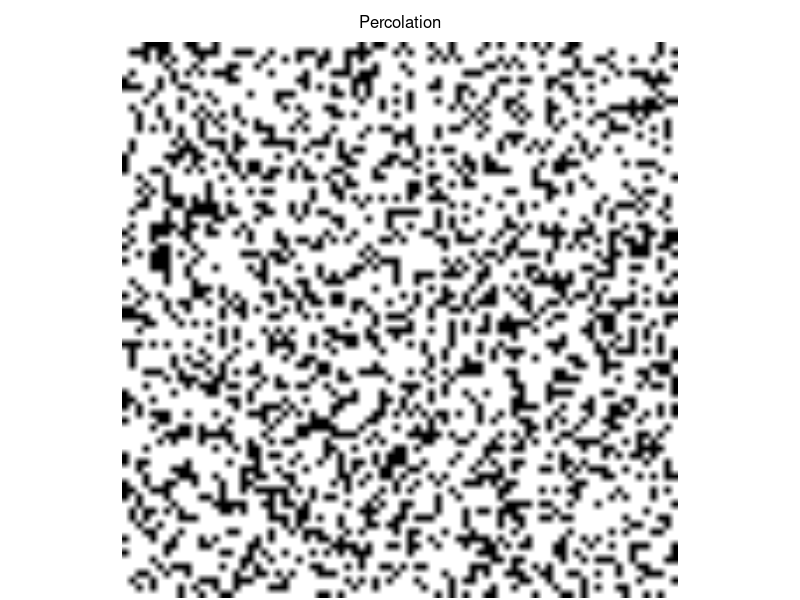
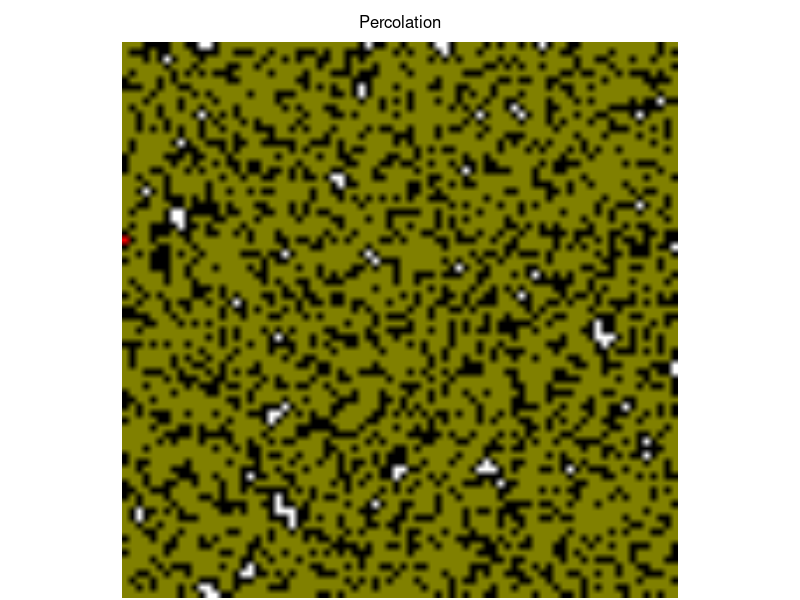
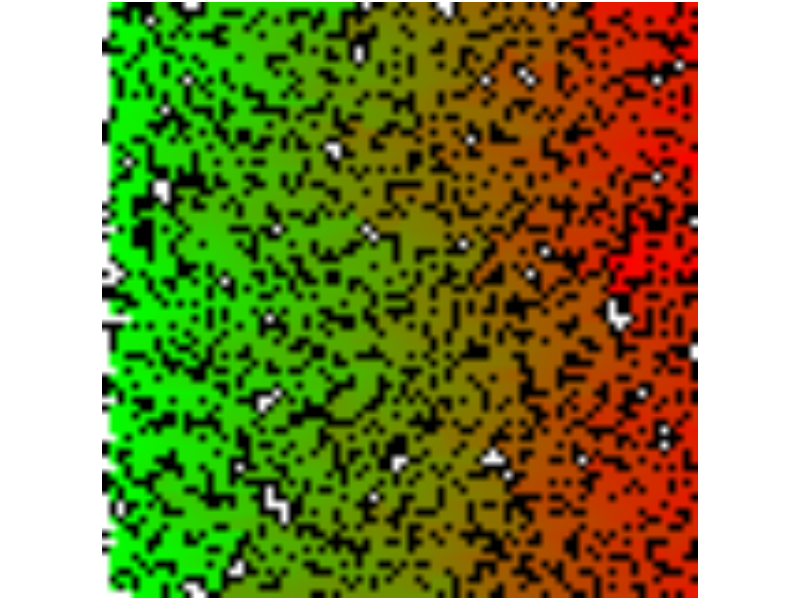
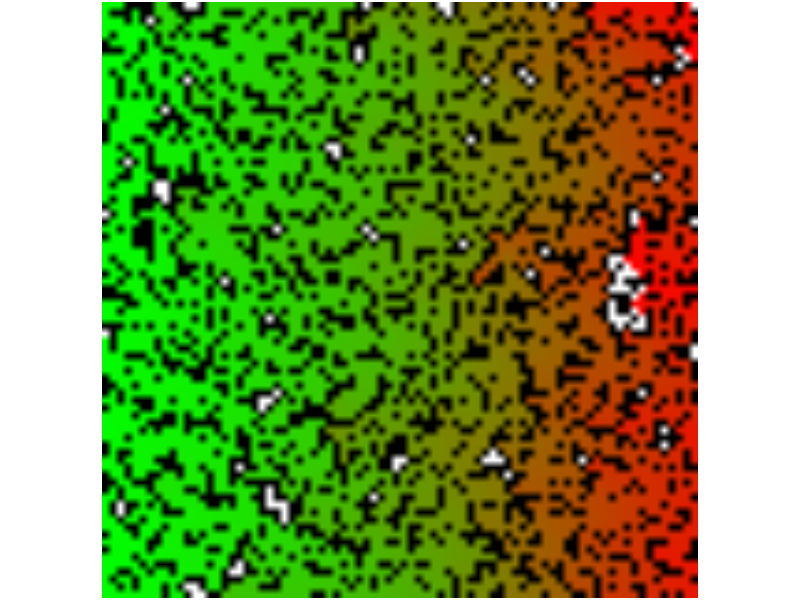
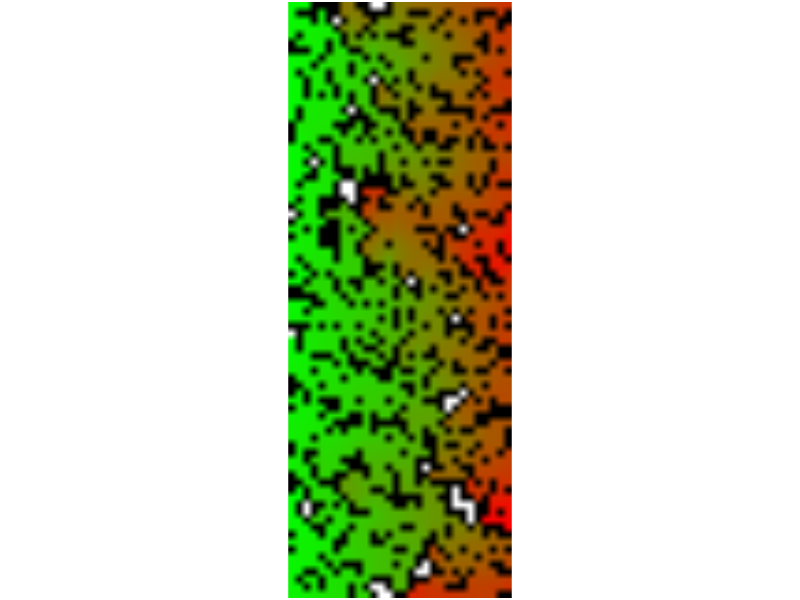
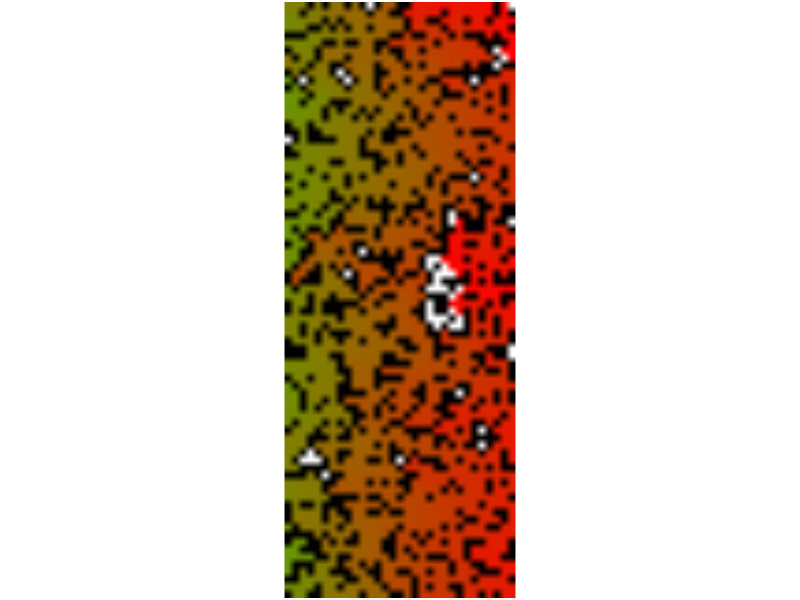

The R script that drew these images, in order: (Note: this script raises an error after producing the figures.)
########################
###
### Leonard Mada
### [the one and only]
###
### Percolation
###
### draft v.0.3h

### Percolation

# - some experiments in Percolation

### Github:
# https://github.com/discoleo/R/blob/master/Stat/Percolation.R


####################
####################

### helper Functions

tail.m = function(m, n=30, print=FALSE) {
	len = dim(m)[2];
	m = m[ , seq(max(1, len - n), len)]
	if(print) return(m);
	invisible(m);
}
reset.m = function(m, id, val=0) {
	if(missing(id)) {
		m[m > 0] = val;
	} else if(id > 0) {
		m[m == id] = val;
	} else {
		m[(m > 0) & (m != id)] = val;
	}
	invisible(m)
}
revcol = function(m) {
	m = m[,rev(seq(ncol(m)))];
	invisible(m);
}
clean.percol = function(m, val=0) {
	# removes the non-percolating paths;
	pids = unique(m[,ncol(m)]);
	pids = pids[pids > 0];
	ids  = unique(m);
	ids  = ids[(ids > 0) & ! (ids %in% pids)]
	m[m %in% ids] = val;
	invisible(m);
}
shuffle.colors = function(m) {
	m2 = array(0, dim(m))
	m2[m < 0] = m[m < 0]
	vals = unique(as.vector(m))
	vals = vals[vals > 0];
	vnew = sample(vals, length(vals));
	id = 1
	for(val in vals) {
		m2[m == val] = vnew[id];
		id = id + 1;
	}
	invisible(m2)
}

max.id = function(m) {
	out.m = m[, ncol(m)]
	out = table(out.m[out.m > 0])
	if(dim(out) == 0) {
		print("NO percolation!");
		out = table(m[m > 0])
	}
	id = match(max(out), out);
	id = as.integer(names(out)[id])
	return(id)
}

norm.flux = function(m, add=0) {
	m[m > 0] = abs(log(add + m[m > 0]))
	invisible(m)
}

### Generators

rugrid.gen = function(dims, p) {
	m = sample(c(-1, 0), prod(dims), replace=T, prob=c(p, 1-p))
	m = matrix(m, nrow=dims[1])
}

rblock.gen = function(n, block.dim, min=0, max, prob, val=-1) {
	if(missing(max)) {
		if(length(min) >= 2) {
			max = min[2]; min = min[1];
		} else {
			max = prod(block.dim);
		}
	}
	val.count = seq(min, max);
	if(missing(prob)) {
		nn = sample(val.count, prod(n), replace=TRUE);
	} else {
		nn = sample(val.count, prod(n), replace=TRUE, prob=prob);
	}
	blocks.n = prod(block.dim);
	sample.block = function(n) {
		bm = array(as.integer(0), block.dim)
		npos = sample(seq(blocks.n), n)
		bm[npos] = val;
		bm
	}
	m = lapply(nn, sample.block);
	m = do.call(rbind, m);
	dims = n * block.dim;
	dim(m) = dims;
	invisible(m);
}

### Percolation Functions

flood = function(m, pyx, val=1, val0=0) {
	vals = pyx; pos = 1;
	
	while(TRUE) {
		if(pos > length(vals)) return(m);
		if(m[vals[pos], vals[pos + 1]] != val0) {pos = pos + 2; next;}
		m[vals[pos], vals[pos + 1]] = val;
		if(vals[pos] > 1) vals = c(vals, vals[pos]-1, vals[pos + 1]);
		if(vals[pos] < nrow(m)) vals = c(vals, vals[pos]+1, vals[pos + 1]);
		if(vals[pos+1] > 1) vals = c(vals, vals[pos], vals[pos + 1] - 1);
		if(vals[pos+1] < ncol(m)) vals = c(vals, vals[pos], vals[pos + 1] + 1);
		pos = pos + 2;
	}
	invisible(m);
}

flood.all = function(m, type="Col1", val0=0, id.start, debug=TRUE) {
	type = match(type, c("Col1", "All"))
	if(is.na(type)) stop("Type NOT supported!")
	ncols = if(type == 2) seq(ncol(m)) else 1;
	
	if(missing(id.start)) {
		it = 1 + if(type == 2) max(m) else max(m[,1]);
	} else it = id.start;
	for(nc in ncols) {
		if(debug) print("Iteration: ");
		while(TRUE) {
			id.row = match(val0, m[,nc]);
			if(is.na(id.row)) break;
			if(debug) { cat(it); cat(", "); it = it + 1;}
			m = flood(m, c(id.row, nc), max(m)+1)
		}
		if(debug) cat("\n");
	}
	class(m) = c(class(m), if(type == 1) "filled" else "filledAll");
	invisible(m)
}

### Path Length
length.path = function(m, id, debug=TRUE) {
	if(missing(id)) {
		id = max.id(m)
		if(debug) print(id);
	}
	p.m = m;
	p.m[p.m != id] = -1;
	p.m[p.m == id] =  0;
	# TODO
	lvl = 1; pos = 1;
	# rep(c(y, x))
	vals = as.vector(rbind(seq(nrow(m)), 1));
	while(pos <= length(vals)) {
		nn = integer();
		while(pos <= length(vals)) {
			if(p.m[vals[pos], vals[pos + 1]] != 0) {pos = pos + 2; next;}
			p.m[vals[pos], vals[pos + 1]] = lvl;
			if(vals[pos] > 1) nn = c(nn, vals[pos]-1, vals[pos + 1]);
			if(vals[pos] < nrow(m)) nn = c(nn, vals[pos]+1, vals[pos + 1]);
			if(vals[pos+1] > 1) nn = c(nn, vals[pos], vals[pos + 1] - 1);
			if(vals[pos+1] < ncol(m)) nn = c(nn, vals[pos], vals[pos + 1] + 1);
			pos = pos + 2;
		}
		vals = nn;
		lvl = lvl + 1; pos = 1;
	}
	
	if(id != 0) p.m[m == 0] =  0;
	p.m[p.m < 0 & m > 0] =  0; # other non-connected "paths";
	return(p.m);
}
### Contact Area
contact.area = function(m, id) {
	area = 0;
	for(nc in 1:ncol(m)) {
		for(nr in 1:nrow(m)) {
			if(m[nr, nc] != id) next;
			if(nr > 1 && m[nr-1,nc] != id) area = area + 1;
			if(nr < nrow(m) && m[nr+1,nc] != id) area = area + 1;
			if(nc > 1 && m[nr,nc-1] != id) area = area + 1;
			if(nc < ncol(m) && m[nr,nc+1] != id) area = area + 1;
		}
	}
	return(area);
}
### Height
height.m = function(m) {
	ids = unique(as.vector(m));
	ids = ids[ids > 0];
	hm = array(as.integer(0), c(length(ids), 2, ncol(m)));
	
	for(nc in seq(ncol(m))) {
		for(nr in seq(nrow(m))) {
			val = m[nr, nc];
			val.id = match(val, ids);
			if(val <= 0) next;
			if(hm[val.id, 1, nc] == 0) {
				hm[val.id, 1, nc] = nr;
				hm[val.id, 2, nc] = nr;
			} else {
				hm[val.id, 2, nc] = nr;
			}
		}
	}
	invisible(hm);
}

### Count Area
count.fill = function(m, debug=TRUE) {
	isNotFilled = is.na(match("filledAll", class(m)))
	if(isNotFilled) m = flood.all(m, type="All");
	#
	count = table(m);
	ids   = as.integer(names(count));
	count = count[ids > 0];
	ids   = ids[ids > 0];
	if(debug) print(head(count), 20)
	# replace id with count:
	cn.m = m;
	for(id in seq(length(ids))) {
		cn.m[m == ids[id]] = count[id];
	}
	invisible(cn.m)
}

### Diffusion
# - simple diffusion;
diffusion = function(m, id, val0 = 1.0, debug=TRUE) {
	if(missing(id)) {
		id = max.id(m)
		if(debug) print(id);
	}
	#
	y.start = which(m[,1] %in% id)
	if(length(y.start) == 0) stop("NO such path!")
	vals = as.vector(rbind(y.start, 1, val0))
	# Init
	p.m = m;
	p.m[p.m != id] = -1;
	p.m[p.m == id] =  0;
	#
	p.m = diffusion.internal(p.m, vals)
	
	if(id != 0) p.m[m == 0] =  0;
	p.m[p.m < 0 & m > 0] =  0; # other non-connected "paths";
	invisible(p.m);
}
diffusion.internal = function(p.m, vals) {
	pos = 1;
	# TODO: mixing of flows!
	while(pos <= length(vals)) {
		nn = double();
		while(pos <= length(vals)) {
			if(p.m[vals[pos], vals[pos + 1]] != 0) {pos = pos + 3; next;}
			p.m[vals[pos], vals[pos + 1]] = vals[pos + 2];
			fflow = 0;
			if(vals[pos] > 1 && p.m[vals[pos]-1, vals[pos + 1]] == 0) {
				nn = c(nn, vals[pos]-1, vals[pos + 1], 0);
				fflow = fflow + 1; }
			if(vals[pos] < nrow(m) && p.m[vals[pos]+1, vals[pos + 1]] == 0) {
				nn = c(nn, vals[pos]+1, vals[pos + 1], 0);
				fflow = fflow + 1; }
			if(vals[pos+1] > 1 && p.m[vals[pos], vals[pos + 1] - 1] == 0) {
				nn = c(nn, vals[pos], vals[pos + 1] - 1, 0);
				fflow = fflow + 1; }
			if(vals[pos+1] < ncol(m) && p.m[vals[pos], vals[pos + 1] + 1] == 0) {
				nn = c(nn, vals[pos], vals[pos + 1] + 1, 0);
				fflow = fflow + 1;
			}
			if(fflow == 0) {pos = pos + 3; next; }
			n.len = length(nn);
			nn[n.len - seq(0, fflow-1)*3] = vals[pos + 2] / fflow;
			pos = pos + 3;
		}
		vals = nn;
		pos = 1;
	}
	invisible(p.m);
}
### Dynamic diffusion [old]
diffusion.dynamic.slow = function(m, id, iter=5, val0 = 1.0, max.size.scale=3, debug=TRUE) {
	if(missing(id)) {
		id = max.id(m)
		if(debug) print(id);
	}
	#
	y.start = which(m[,1] %in% id)
	if(length(y.start) == 0) stop("NO such path!")
	vals = as.vector(rbind(y.start, 1, val0))
	# Init
	p.m = m;
	p.m[p.m != id] = -1;
	p.m[p.m == id] =  0;
	# pre-compute Diffusion
	# - better results, but still extremely slow!
	p.m = diffusion.internal(p.m, vals);
	# next iterations
	vals = as.vector(rbind(y.start, 1, 0)); # 0 vs val0?
	pos = 1; tol = 1E-24;
	for(itN in seq(iter)) {
	while(pos <= length(vals)) {
		nn = double();
		while(pos <= length(vals)) {
			if(p.m[vals[pos], vals[pos + 1]] < 0) {pos = pos + 3; next;}
			# update Value
			valNew = p.m[vals[pos], vals[pos + 1]];
			valNew = valNew + vals[pos + 2];
			p.m[vals[pos], vals[pos + 1]] = valNew;
			cflow = 0; fflow = 0; # only push-forward Flow;
			nnew = double();
			if(vals[pos+1] < ncol(m) && p.m[vals[pos], vals[pos + 1] + 1] >= 0) {
				valC = p.m[vals[pos], vals[pos + 1] + 1];
				if(valNew > valC + tol) {
					nnew = c(nnew, vals[pos], vals[pos + 1] + 1, valC);
					cflow = cflow + 1;
					fflow = fflow + valC;
				} }
			if(vals[pos] < nrow(m) && p.m[vals[pos]+1, vals[pos + 1]] >= 0) {
				valC = p.m[vals[pos]+1, vals[pos + 1]];
				if(valNew > valC + tol) {
					nnew = c(nnew, vals[pos]+1, vals[pos + 1], valC);
					cflow = cflow + 1;
					fflow = fflow + valC;
				} }
			if(vals[pos+1] > 1 && p.m[vals[pos], vals[pos + 1] - 1] >= 0) {
				valC = p.m[vals[pos], vals[pos + 1] - 1];
				if(valNew > valC + tol) {
					nnew = c(nnew, vals[pos], vals[pos + 1] - 1, valC);
					cflow = cflow + 1;
					fflow = fflow + valC;
				} }
			if(vals[pos] > 1 && p.m[vals[pos]-1, vals[pos + 1]] >= 0) {
				valC = p.m[vals[pos]-1, vals[pos + 1]];
				if(valNew > valC + tol) {
					nnew = c(nnew, vals[pos]-1, vals[pos + 1], valC);
					cflow = cflow + 1;
					fflow = fflow + valC;
				}
			}
			if(cflow == 0) {pos = pos + 3; next; }
			# Update
			valNew = (valNew + fflow) / (cflow + 1);
			n.len = length(nnew); idNext = n.len - seq(0, cflow-1)*3;
			# Priority: lower initial value;
			n.id = order(nnew[idNext]);
			idSorted = idNext[n.id];
			nnew = nnew[rbind(idSorted-2, idSorted-1, idSorted)];
			# Propagate Update immediately
			p.m[vals[pos], vals[pos + 1]] = valNew;
			for(idN1 in idNext) {
				p.m[nnew[idN1 - 2], nnew[idN1 - 1]] = valNew;
			}
			nnew[idNext] = 0;
			nn = c(nn, nnew);
			pos = pos + 3;
			if(length(nn) > max.size.scale * prod(dim(m))) {
				print("Internal Break!")
				break;
			}
		}
		vals = nn;
		pos = 1;
	}
		if(debug) print(paste0("Iteration: ", itN));
		# TODO: evaluate NO new flow vs new flow;
		vals = as.vector(rbind(y.start, 1, 0));
		pos = 1;
	}
	
	if(id != 0) p.m[m == 0] =  0;
	p.m[p.m < 0 & m > 0] =  0; # other non-connected "paths";
	return(p.m);
}
### Dynamic diffusion:
# - new Sequential Algorithm;
diffusion.dynamic = function(m, id, iter=40, val0 = 1.0, debug=TRUE) {
	if(missing(id)) {
		id = max.id(m)
		if(debug) print(id);
	}
	#
	y.start = which(m[,1] %in% id)
	if(length(y.start) == 0) stop("NO such path!")
	# Init
	p.m = m;
	p.m[m != id] = -1;
	p.m[m == id] =  0;
	p.m[y.start, 1] = val0; # start of flow;
	tol = 1E-24;
	#
	for(itN in seq(iter)) {
		for(nc in seq(ncol(m))) {
		for(nr in seq(nrow(m))) {
			if(p.m[nr, nc] <= 0) next;
			valNew = p.m[nr, nc];
			nn = double();
			cflow = 0; fflow = 0;
			if(nc < ncol(m) && p.m[nr, nc + 1] >= 0) {
				valC = p.m[nr, nc + 1];
				if(valNew > valC + tol) {
					nn = c(nn, nr, nc + 1);
					cflow = cflow + 1;
					fflow = fflow + valC;
				} }
			if(nr < nrow(m) && p.m[nr + 1, nc] >= 0) {
				valC = p.m[nr + 1, nc];
				if(valNew > valC + tol) {
					nn = c(nn, nr + 1, nc);
					cflow = cflow + 1;
					fflow = fflow + valC;
				} }
			if(nc > 1 && p.m[nr, nc - 1] >= 0) {
				valC = p.m[nr, nc - 1];
				if(valNew > valC + tol) {
					nn = c(nn, nr, nc - 1);
					cflow = cflow + 1;
					fflow = fflow + valC;
				} }
			if(nr > 1 && p.m[nr - 1, nc] >= 0) {
				valC = p.m[nr - 1, nc];
				if(valNew > valC + tol) {
					nn = c(nn, nr - 1, nc);
					cflow = cflow + 1;
					fflow = fflow + valC;
				}
			}
			if(cflow == 0) next;
			# Update
			valNew = (valNew + fflow) / (cflow + 1);
			p.m[nr, nc] = valNew;
			n.len = length(nn); idNext = n.len - seq(0, cflow-1)*2;
			for(idNext in (n.len - seq(0, cflow-1)*2)) {
				p.m[nn[idNext - 1], nn[idNext]] = valNew;
			}
		}
		}
		if(debug) print(paste0("Iteration: ", itN))
		# add new flow;
		p.m[y.start, 1] = p.m[y.start, 1] + val0;
	}
	
	if(id != 0) p.m[m == 0] =  0;
	p.m[p.m < 0 & m > 0] =  0; # other non-connected "paths";
	return(p.m);
}

### Raster

toRaster = function(m, showVal=0) {
	rs.m = array(0, c(dim(m), 3));
	if( ! is.na(showVal)) {
		isZero = (m == showVal);
		doShow = TRUE;
	} else {
		doShow = FALSE;
	}

	### R
	layer.m = m;
	layer.m[m < 0] = 0
	val.max = max(layer.m);
	if(val.max > 0) layer.m = layer.m / val.max;
	if(doShow) layer.m[isZero] = 1;
	rs.m[,,1] = layer.m;

	### G
	layer.m = 1 - layer.m;
	layer.m[m <= 0] = 0
	if(doShow) layer.m[isZero] = 1;
	rs.m[,,2] = layer.m

	### B
	if(doShow) {
		layer.m = array(0, dim(m));
		layer.m[isZero] = 1;
		rs.m[,,3] = layer.m
	}

	rs.m = as.raster(rs.m)
	return(rs.m);
}
plot.rs = function(m, main, mar, line=0.5) {
	if( ! missing(main) ) hasTitle = TRUE else hasTitle = FALSE;
	if(missing(mar)) mar = c(0,0, if(hasTitle) 2 else 0, 0) + 0.1;
	type = match(class(m), c("raster", "matrix"));
	if(all(is.na(type))) stop("Data NOT supported!")
	if(any(type == 2)) {
		m = toRaster(m);
	}
	old.par = par(mar=mar);
		plot(m);
		if(hasTitle) mtext(main, line=line)
	par(old.par);
	invisible();
}
split.rs = function(m, n=5, from=1, max.len=5, w=10) {
	nr.tot = round(nrow(m) / n);
	frg.tot = ceiling(nrow(m) / nr.tot);
	# TODO: nrow(m) %% nr.tot > 0;
	if(from == 0) from = 1;
	if(from > 0) {
		frg.to = min(frg.tot, from + max.len);
	} else {
		from = max(1, frg.tot + 1 + from - max.len);
		frg.to = min(frg.tot, from + max.len);
	}
	m0 = matrix(0, ncol=w, nrow=nr.tot);
	m2 =  array(0, c(nr.tot, 0))
	for(frg in from:frg.to) {
		r.start = (frg - 1) * nr.tot + 1;
		r.end   = r.start + nr.tot - 1;
		m2 = cbind(m2, cbind(m[r.start:r.end,], m0))
	}
	invisible(m2);
}


################
################

### Examples
dims = c(80, 80)
p = 0.3

m = sample(c(-1, 0), prod(dims), replace=T, prob=c(p, 1-p))
m = matrix(m, nrow=dims[1])
m[1:10, 1:10]
plot.rs(m, "Percolation")


### Flood Fill
m = flood.all(m)

m[1:10, 1:10]

table(m)
table(m[,dims[2]])

plot.rs(m, "Percolation")

### Diffusion

# - simple: NO Mixing effects;
diffm = diffusion(m)
sum(diffm[m[,dim(m)[2]] > 0, dim(m)[2]])
diffm = norm.flux(diffm);
plot.rs(diffm)

# dynamic Diffusion:
# - with Mixing effects;
# - initial algorithm: takes very LONG!!!
# - new sequential algorithm:
#   BUT converges/advances extremely slow!
# TODO: combine simple + dynamic;
# diffm = diffusion.dynamic.slow(m)
diffm = diffusion.dynamic(m)
sum(diffm[m[,dim(m)[2]] > 0, dim(m)[2]])
apply(diffm, 2, function(x) sum(x[x>0]))
#
diffm = norm.flux(diffm / max(diffm));
plot.rs(diffm)
plot.rs(diffm[,1:30]) # Input
plot.rs(tail.m(diffm, 30)) # Output


# TODO: advective transport;


### Shortest Path
path.m = length.path(m)

id = dim(path.m)[2];
path.m[1:10, seq(id - 10, id)]

table(path.m[,dims[2]])


### Raster
plot.rs(rs.m, main="Path Length")


### Stat/Percolation
# - cells not accessible;
sum(m == 0) / prod(dim(m))
# - total contact area
a0 = contact.area(m, -1)
# - liquid contact area
a1 = contact.area(m, max.id(m))
a0; a1; a1 / a0;



###################

### Ex 2:
dims = c(80, 80)
p = 0.4

m = sample(c(-1, 0), prod(dims), replace=T, prob=c(p, 1-p))
m = matrix(m, nrow=dims[1])
m[1:10, 1:10]

m = flood.all(m)

m[1:10, 1:10]

table(m)
table(m[,dims[2]])


plot.rs(m, main="Percolation: Multiple Paths")


### Shortest Path
path.m = length.path(m)

id = dim(path.m)[2];
path.m[1:10, seq(id - 10, id)]

table(path.m[,dims[2]])


### Raster
plot.rs(path.m, main="Path Length")
# Note:
# - only "dominant" path is visualized;

# plot.rs(length.path(m, id=5), main="Path Length")


### Stat/Percolation
# - cells not accessible;
sum(m == 0) / prod(dim(m))
# - total contact area
a0 = contact.area(m, -1)
# - liquid contact area
a1 = contact.area(m, max.id(m))
a0; a1; a1 / a0;


#############

### Ex 3:
dims = c(200, 200) # takes long!
p = 0.40

m = sample(c(-1, 0), prod(dims), replace=T, prob=c(p, 1-p))
m = matrix(m, nrow=dims[1])
m[1:10, 1:10]

m = flood.all(m)

m[1:10, 1:10]

table(m)
table(m[,dims[2]])


#################
#################

### Periodic Boundary Condition

# - takes ~20 s;
dims = c(2000, 80)
p = 0.4

m = sample(c(-1, 0), prod(dims), replace=T, prob=c(p, 1-p))
m = matrix(m, nrow=dims[1])
m[1:10, 1:10]

m = flood.all(m)

m[1:10, 1:10]

table(m)
table(m[,dims[2]])


plot.rs(split.rs(m), main="Percolation: Multiple Paths")

# plot.rs(m, main="Percolation: Multiple Paths")


### Shortest Path
path.m = length.path(m)

id = dim(path.m)[2];
path.m[1:10, seq(id - 10, id)]

table(path.m[,dims[2]])


### Raster
plot.rs(path.m, main="Path Length")
# Note:
# - only "dominant" path is visualized;

# plot.rs(length.path(m, id=5), main="Path Length")

plot.rs(split.rs(shuffle.colors(clean.percol(m))), main="Percolating Paths")

plot.rs(split.rs(clean.percol(m)), main="Percolating Paths")


####################
### Stat/Percolation

### Inaccessible
# - cells that are not accessible;
sum(m == 0) / prod(dim(m))
# ~ 17%;
### TODO: compute over all paths;
# - total contact area
a0 = contact.area(m, -1)
# - liquid contact area
a1 = contact.area(m, max.id(m))
a0; a1; a1 / a0;


### Average Path Height
# - may be useful for Normalization;
h.m = height.m(clean.percol(m))
h.diff.m = h.m[,2,] - h.m[,1,]
plot.rs(h.diff.m, "Height per column")
h.diff.m[1:10, 1:10]
apply(h.diff.m, 1, mean)


### Other:
# - Average Inputs;
# - Average Outputs;
# - Average Length;
# - Flux, Bottleneck;


path.all = length.path(reset.m(m), id=0)
plot.rs(split.rs(path.all), main="All Path Lengths")

### Mean Distance from In
# - includes also non-percolating paths;
mean(path.all[path.all > 0]) / ncol(path.all)
# ~ 0.98; # sum over the entire path length;
path.percol = path.all; path.percol[clean.percol(m) == 0] = 0;
mean(path.percol[path.percol > 0]) / ncol(path.percol)
# ~ 1.096; # sum over the entire path length;
### Mean Out Distance
nc = ncol(path.all)
mean(path.all[path.all[,nc] > 0, nc]) / nc
# ~ 2.02;


#####################
#####################

### Random Blocks
# - NOT uniformly random;

m = rblock.gen(c(450, 10), c(3,3))

plot.rs(split.rs(m))


path.m = flood.all(m)
path.m = shuffle.colors(path.m)
plot.rs(split.rs(path.m), main="Paths")



#############

### Ex 2
m = rblock.gen(c(450, 10), c(3,3), min=c(1,7))

plot.rs(split.rs(m))


path.m = flood.all(m)
path.m = shuffle.colors(path.m)
plot.rs(split.rs(path.m), main="Paths")



#############

### Ex 3:
# - foamy structure, little (or no) percolation;
m = rblock.gen(c(450, 10), c(3,3), min=c(4,5), prob=c(0.65, 0.35))

plot.rs(split.rs(m))


path.m = flood.all(m)
path.m = shuffle.colors(path.m)
plot.rs(split.rs(path.m), main="Paths")

table(path.m[,dim(m)[2]])

cfill.m = count.fill(path.m)
plot.rs(split.rs(cfill.m), main="Confluent Areas")

### Filter
# - remove small areas;
cfill.m[(cfill.m > 0) & (cfill.m < 5)] = 0
plot.rs(split.rs(cfill.m), main="Confluent Areas")

# How many inputs & In-widths:
table(path.m[,1])
# Area of inputs:
table(cfill.m[,1])


#############

### Ex 4:
# - foamy structure, little percolation;
m = rblock.gen(c(450, 10), c(3,3), min=c(4,5), prob=c(0.704, 0.296))

plot.rs(split.rs(m))


path.m = flood.all(m)
path.m = shuffle.colors(path.m)
plot.rs(split.rs(path.m), main="Paths")

table(path.m[,dim(m)[2]])

cfill.m = count.fill(path.m)
plot.rs(split.rs(cfill.m), main="Confluent Areas")

### Filter
# - remove small areas;
cfill.m[(cfill.m > 0) & (cfill.m < 5)] = 0
plot.rs(split.rs(cfill.m), main="Confluent Areas")

# How many inputs & In-widths:
table(path.m[,1])
# Area of inputs:
table(cfill.m[,1])


##############
##############

### Test
m = flood(m, c(1,1), max(m)+1)
m[1:10, 1:10]

table(m == 0)


### Test Raster
rs.m = toRaster(path.m);
plot(rs.m)

